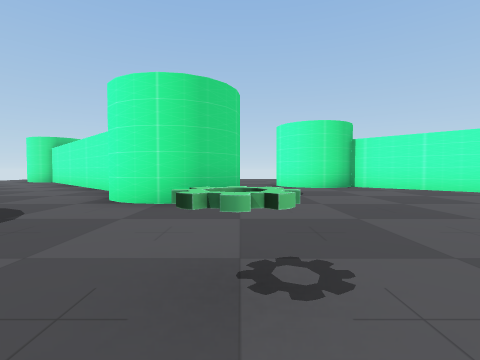
[1] (above)

18 first-person views from a walk through a scene from a Unity 3-D project. The camera is 1.2 m above the floor, tilts 2° down and sees 85° across. The floor is counted in squares, 2.37 m on a side. Each view is taken from the middle of a square. On the plan, view 1 faces up. The plan holds only what a view shows up to about 9 squares ahead; the rest is blank. The place goes on beyond the plan. The player character is not drawn. Some animated figures are not drawn.

[2]
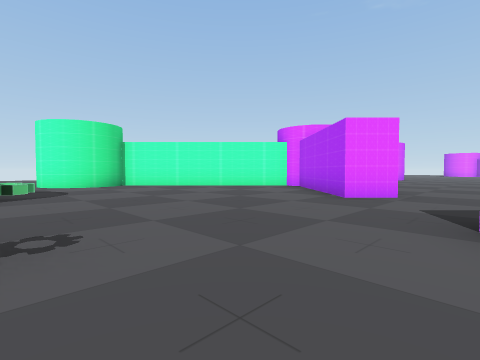

[3]
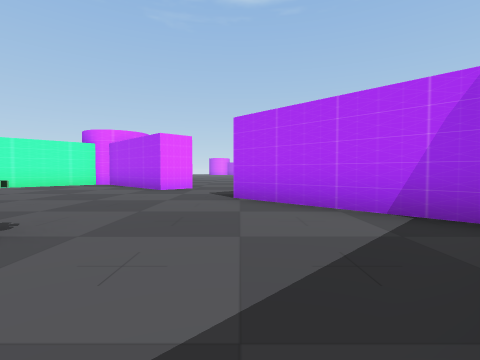

[4]
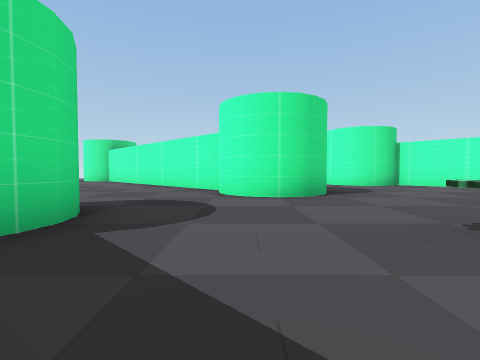

[5]
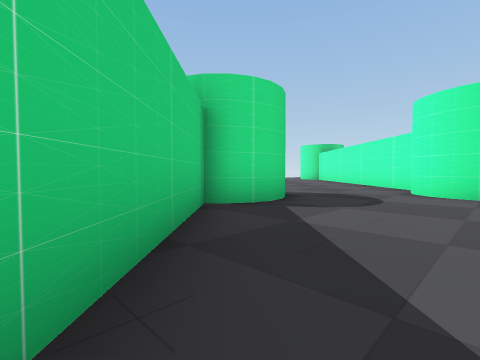

[6]
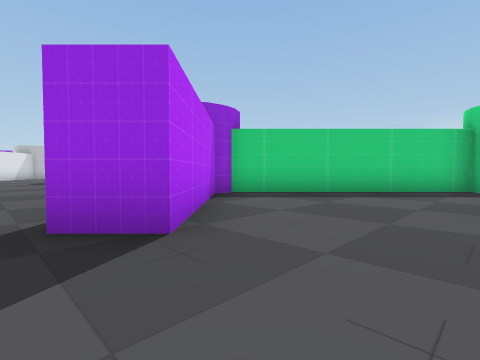

[7]
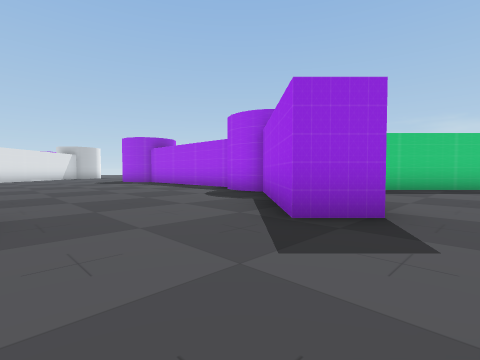

[8]
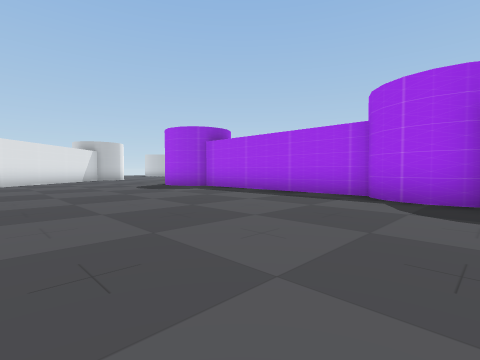

[9]
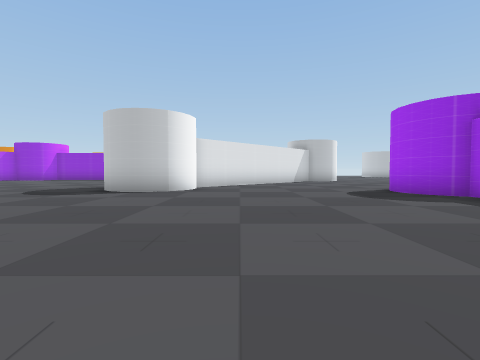

[10]
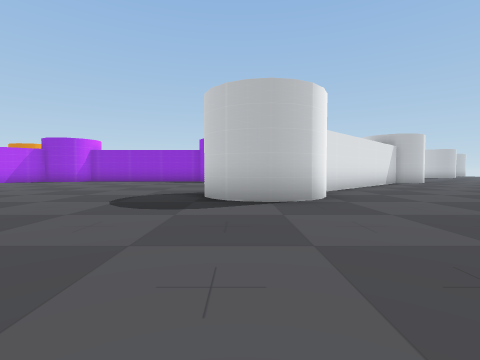

[11]
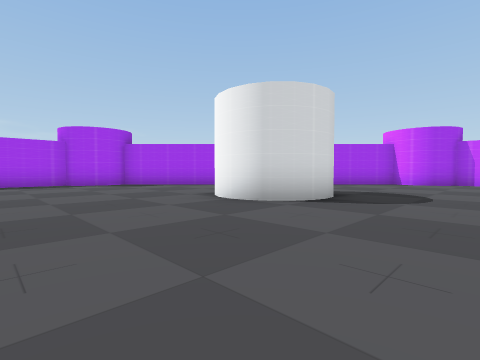

[12]
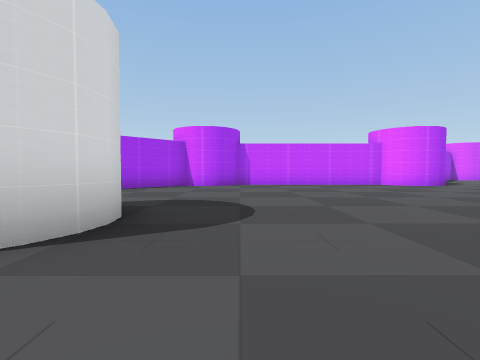

[13]
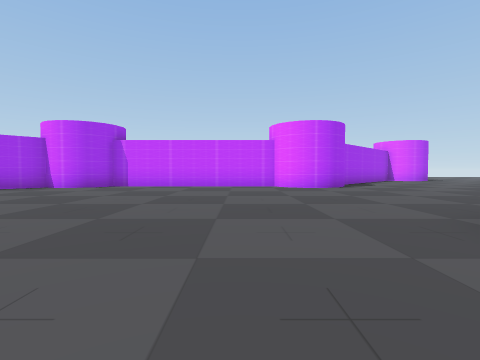

[14]
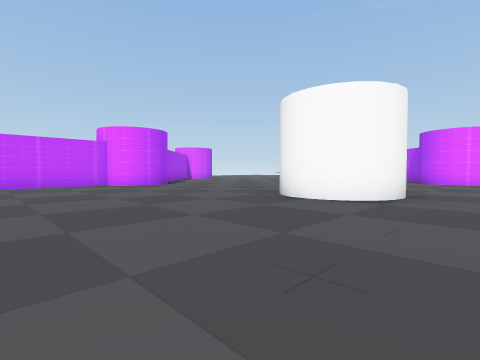

[15]
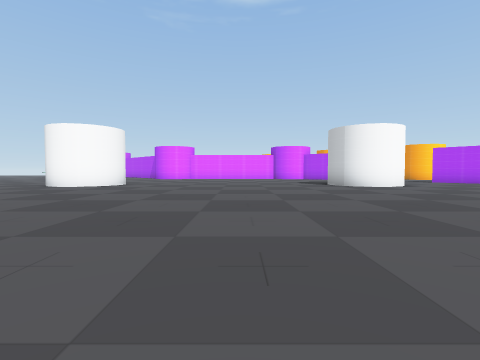

[16]
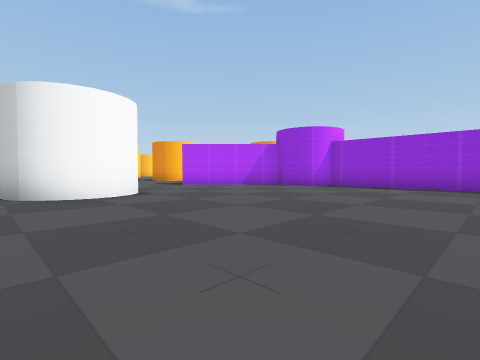

[17]
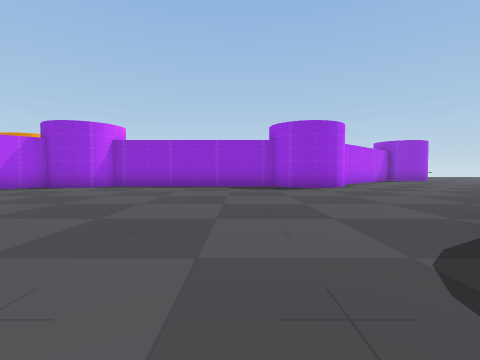

[18]
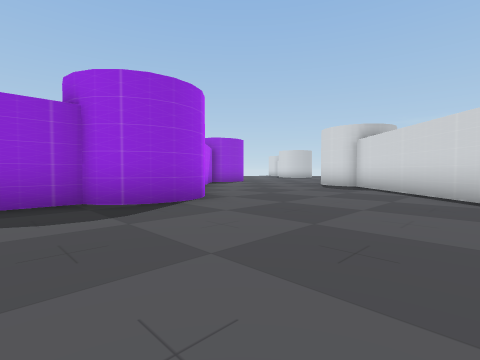

### Floor plan
Key: @ floor where view 1 was taken; # wall or solid block; . floor; = window, fence, low wall or low ledge.
Columns run from 7 left of view 1 to 17 right of it. Each row starts with its distance up from view 1.
  9 ..##    .#
  8 ...##   .####
  7 ....##  ....##
  6  ....# ......##
  5  ....##.......##
  4   .............##########
  3   ............###......##
  2    #.........##..........
  1    #...=....##...........
  0    #...@.................
 -1    ##.....#..............
 -2     ##...##... ..........
 -3      ##.##.... #........#
 -4       ###.....##........#
 -5        ##................
 -6        #.................
 -7        #.................
 -8        #.................
 -9        #.................
-10        #.................
-11        #.................
-12        ##................
-13         #.....##........#
-14         ......# ........#
-15         .....##..........
-16         ....##...........
-17         ...##............
-18           ##.............
-19          ##..............
-20          #.....##......##
-21            ....#########

Positions as (right, up) in squares from view 1, and headings:
1: (0, 0), facing up
2: (0, -1), facing up-right
3: (-2, -1), facing right
4: (-2, -1), facing up
5: (-1, -2), facing up-left
6: (4, 1), facing down-left
7: (6, 0), facing down-left
8: (6, -4), facing down-left
9: (5, -6), facing down
10: (8, -8), facing down
11: (11, -8), facing up-left
12: (10, -6), facing up
13: (14, -5), facing up
14: (12, -6), facing up-right
15: (8, -9), facing right
16: (11, -12), facing down-right
17: (11, -12), facing down
18: (11, -16), facing down-left
